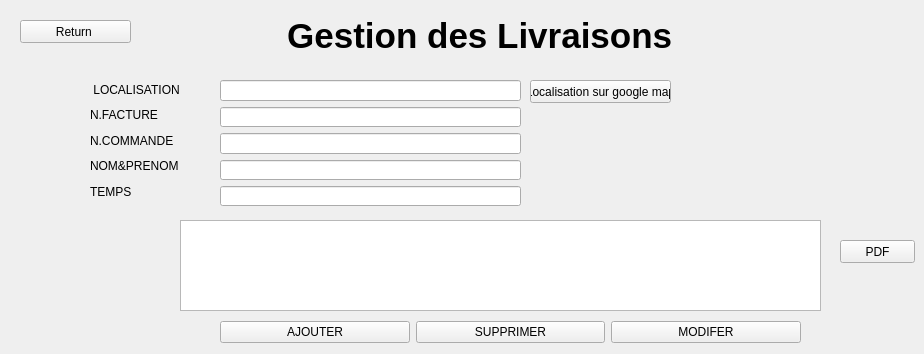
    <widget class="QWidget" name="page_14">
     <widget class="QLabel" name="label_9">
      <property name="geometry">
       <rect>
        <x>190</x>
        <y>10</y>
        <width>601</width>
        <height>51</height>
       </rect>
      </property>
      <property name="font">
       <font>
        <pointsize>26</pointsize>
        <weight>75</weight>
        <bold>true</bold>
       </font>
      </property>
      <property name="text">
       <string>          Gestion des Livraisons</string>
      </property>
     </widget>
     <widget class="QPushButton" name="pushButton_38">
      <property name="geometry">
       <rect>
        <x>20</x>
        <y>20</y>
        <width>111</width>
        <height>23</height>
       </rect>
      </property>
      <property name="text">
       <string>Return </string>
      </property>
     </widget>
     <widget class="QWidget" name="layoutWidget_29">
      <property name="geometry">
       <rect>
        <x>220</x>
        <y>320</y>
        <width>581</width>
        <height>25</height>
       </rect>
      </property>
      <layout class="QHBoxLayout" name="horizontalLayout_10">
       <item>
        <widget class="QPushButton" name="pushButton_106">
         <property name="text">
          <string>AJOUTER</string>
         </property>
        </widget>
       </item>
       <item>
        <widget class="QPushButton" name="pushButton_107">
         <property name="text">
          <string>SUPPRIMER</string>
         </property>
        </widget>
       </item>
       <item>
        <widget class="QPushButton" name="pushButton_108">
         <property name="text">
          <string>MODIFER</string>
         </property>
        </widget>
       </item>
      </layout>
     </widget>
     <widget class="QTableView" name="tableView_2">
      <property name="geometry">
       <rect>
        <x>180</x>
        <y>220</y>
        <width>641</width>
        <height>91</height>
       </rect>
      </property>
     </widget>
     <widget class="QWidget" name="layoutWidget_30">
      <property name="geometry">
       <rect>
        <x>90</x>
        <y>80</y>
        <width>101</width>
        <height>121</height>
       </rect>
      </property>
      <layout class="QVBoxLayout" name="verticalLayout_35">
       <item>
        <widget class="QLabel" name="label_57">
         <property name="text">
          <string> LOCALISATION</string>
         </property>
        </widget>
       </item>
       <item>
        <widget class="QLabel" name="label_59">
         <property name="text">
          <string>N.FACTURE</string>
         </property>
        </widget>
       </item>
       <item>
        <widget class="QLabel" name="label_58">
         <property name="text">
          <string>N.COMMANDE</string>
         </property>
        </widget>
       </item>
       <item>
        <widget class="QLabel" name="label_61">
         <property name="text">
          <string>NOM&amp;PRENOM</string>
         </property>
        </widget>
       </item>
       <item>
        <widget class="QLabel" name="label_60">
         <property name="text">
          <string>TEMPS</string>
         </property>
        </widget>
       </item>
      </layout>
     </widget>
     <widget class="QWidget" name="layoutWidget_31">
      <property name="geometry">
       <rect>
        <x>220</x>
        <y>80</y>
        <width>301</width>
        <height>126</height>
       </rect>
      </property>
      <layout class="QVBoxLayout" name="verticalLayout_36">
       <item>
        <widget class="QLineEdit" name="lineEdit_31"/>
       </item>
       <item>
        <widget class="QLineEdit" name="lineEdit_32"/>
       </item>
       <item>
        <widget class="QLineEdit" name="lineEdit_33"/>
       </item>
       <item>
        <widget class="QLineEdit" name="lineEdit_34"/>
       </item>
       <item>
        <widget class="QLineEdit" name="lineEdit_35"/>
       </item>
      </layout>
     </widget>
     <widget class="QPushButton" name="pushButton_51">
      <property name="geometry">
       <rect>
        <x>530</x>
        <y>80</y>
        <width>141</width>
        <height>23</height>
       </rect>
      </property>
      <property name="text">
       <string>Localisation sur google map</string>
      </property>
     </widget>
     <widget class="QPushButton" name="pushButton_58">
      <property name="geometry">
       <rect>
        <x>840</x>
        <y>240</y>
        <width>75</width>
        <height>23</height>
       </rect>
      </property>
      <property name="text">
       <string>PDF</string>
      </property>
     </widget>
    </widget>
